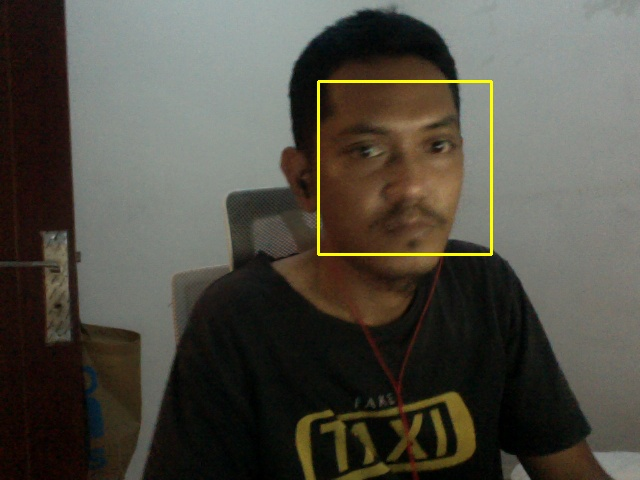
#> input picture facedata/face.2.1.jpg, 640 x 480 px; its folder holds only this picture in this run
$ python trainFace.py
#> lines starting #> are read from the running program, lines starting #| are printed output that depends on the picture
import cv2, os, numpy as np
from PIL import Image

faceDir = 'facedata'
trainDir = 'trainface'


def getImageLabel(path):
#> called with path = 'facedata'
  imagePaths = [os.path.join(path, f) for f in os.listdir(path)]
  faceSamples = []
  faceIDs = []
  for imagePath in imagePaths:
    PILImg = Image.open(imagePath).convert('L')
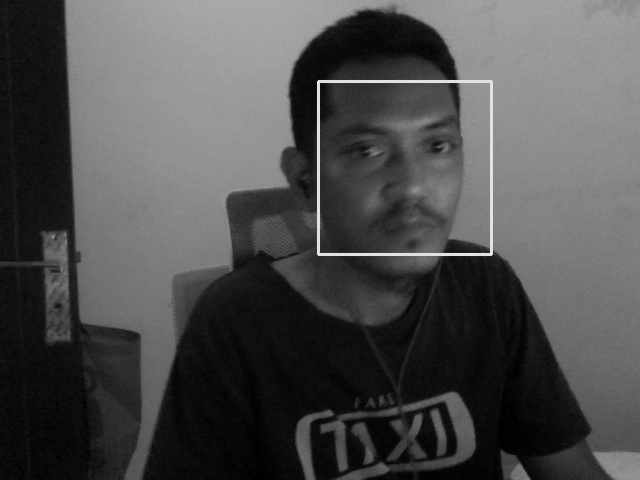
#> PILImg: PIL image 640x480 L; min 0, max 231, mean 77.5
    imgNum = np.array(PILImg, 'uint8')
    faceID = int(os.path.split(imagePath)[-1].split(".")[1])
    faces = faceDetector.detectMultiScale(imgNum)
#> faces = [[310, 76, 184, 184]]
    for (x, y, w, h) in faces:
      faceSamples.append(imgNum[y:y + h, x:x + w])
      faceIDs.append(faceID)
#> this loop made 1 pass
#> after the loop, faceIDs = [2]; faceSamples = 1 item
    return faceSamples, faceIDs


faceRecognizer = cv2.face.LBPHFaceRecognizer_create()
faceDetector = cv2.CascadeClassifier('haarcascade_frontalface_default.xml')

print("Mesin sedang melakukan training data wajah. Tunggu dalam beberapa detik.")
faces, IDs = getImageLabel(faceDir)
#> faces = 1 item; IDs = [2]
print(IDs)
#| [2]
faceRecognizer.train(faces, np.array(IDs))

faceRecognizer.write(trainDir + '/training.xml')
print("Sebanyak {0} data wajah telah di trainingkan ke mesin.", format(len(np.unique(IDs))))
#| Sebanyak {0} data wajah telah di trainingkan ke mesin. 1
